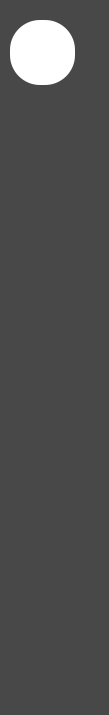
<?xml version="1.0" encoding="UTF-8"?>
<ui version="4.0">
 <class>leftBar</class>
 <widget class="QWidget" name="leftBar">
  <property name="geometry">
   <rect>
    <x>0</x>
    <y>0</y>
    <width>109</width>
    <height>715</height>
   </rect>
  </property>
  <property name="windowTitle">
   <string>Form</string>
  </property>
  <layout class="QVBoxLayout" name="verticalLayout">
   <property name="spacing">
    <number>0</number>
   </property>
   <property name="leftMargin">
    <number>0</number>
   </property>
   <property name="topMargin">
    <number>0</number>
   </property>
   <property name="rightMargin">
    <number>0</number>
   </property>
   <property name="bottomMargin">
    <number>0</number>
   </property>
   <item>
    <widget class="QWidget" name="widget_4" native="true">
     <property name="minimumSize">
      <size>
       <width>63</width>
       <height>61</height>
      </size>
     </property>
     <property name="maximumSize">
      <size>
       <width>16777215</width>
       <height>900</height>
      </size>
     </property>
     <property name="styleSheet">
      <string notr="true">background-color: rgb(72, 72, 72);</string>
     </property>
     <widget class="QWidget" name="widget" native="true">
      <property name="geometry">
       <rect>
        <x>0</x>
        <y>169</y>
        <width>130</width>
        <height>421</height>
       </rect>
      </property>
     </widget>
     <widget class="QPushButton" name="headBtn">
      <property name="geometry">
       <rect>
        <x>10</x>
        <y>20</y>
        <width>65</width>
        <height>65</height>
       </rect>
      </property>
      <property name="styleSheet">
       <string notr="true">background-color: rgb(255, 255, 255);
border-radius:30px;
image: url(:/res/pic/Customer Copy.png);</string>
      </property>
      <property name="text">
       <string/>
      </property>
     </widget>
    </widget>
   </item>
  </layout>
 </widget>
 <resources/>
 <connections/>
</ui>
